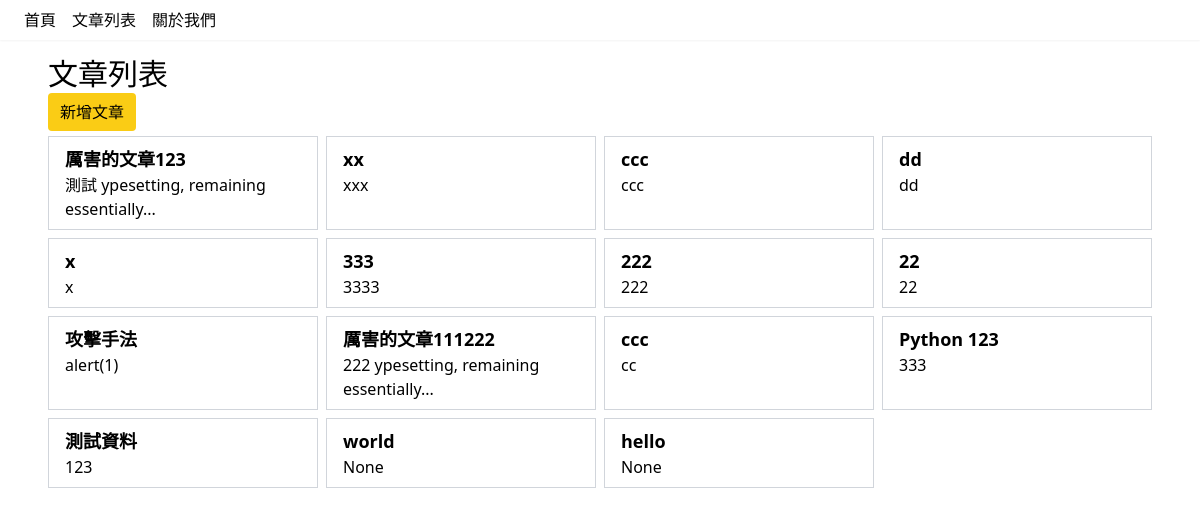
Page /posts on the earlier database version.
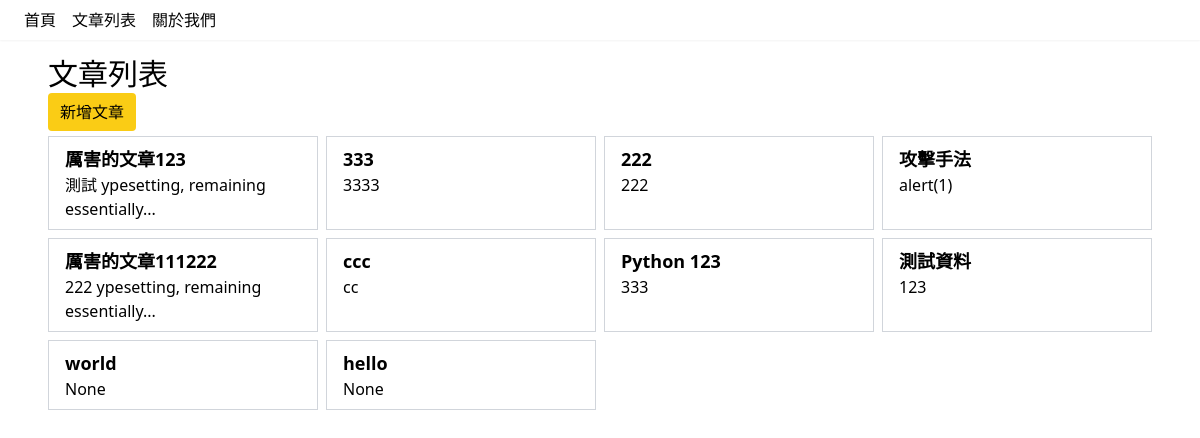
Same page on the later database version.
### models/post.py (models this page shows)
class Post(db.Model):
    __tablename__ = "posts"
    id = mapped_column(Integer, primary_key=True, autoincrement=True)
    title = mapped_column(String, nullable=False)
    content = mapped_column(String)

### apps/post/views.py (the view, shortened to what this page needs)
@post_bp.route("/posts", methods=["GET", "POST"])
def index():
    posts = Post.query.order_by(-Post.id)
    return render_template("posts/index.jinja", posts=posts)

### templates/posts/index.jinja
{% extends "layouts/normal.jinja" %}
{% block content %}
  <h1 class="text-3xl my-2">文章列表</h1>
  <a href="{{ url_for('post.new') }}" class="rounded bg-yellow-400 my-2 px-3 py-2">新增文章</a>
  <ul class="grid grid-cols-1 sm:grid-cols-4 my-3 gap-2">
  {% for post in posts %}
    <li class="px-4 py-2 border border-gray-300">
      <h3 class="text-lg font-bold">
        <a href="{{ url_for('post.show', id=post.id) }}">{{ post.title }}</a>
      </h3>
      <article>
        {{ post.content|striptags|truncate(50) }}
      </article>
    </li>
  {% endfor %}
  </ul>
{% endblock %}

### templates/layouts/normal.jinja
{% extends "layouts/base.jinja" %}
{% block body %}
  {% block content %}{% endblock %}
{% endblock %}

### templates/layouts/base.jinja (shortened to what this page needs)
<!DOCTYPE html>
<html lang="en">
  <head>
    <script src="https://cdn.tailwindcss.com"></script>
  </head>
  <body>
    {% include 'shared/navbar.jinja' %}
    <main class="my-4 mx-4 sm:mx-12">
      {% block body %}{% endblock %}
    </main>
  </body>
</html>

### templates/shared/navbar.jinja
<nav class="py-2 px-6 shadow-sm">
  <ul class="flex gap-4">
    <li><a href="{{ url_for('page.home') }}">首頁</a></li>
    <li><a href="{{ url_for('post.index') }}">文章列表</a></li>
    <li><a href="{{ url_for('page.about') }}">關於我們</a></li>
  </ul>
</nav>

Differences in the rows shown:
removed Post: title "xx", content "xxx"
removed Post: title "ccc", content "ccc"
removed Post: title "dd", content "dd"
removed Post: title "x", content "x"
removed Post: title "22", content "22"
